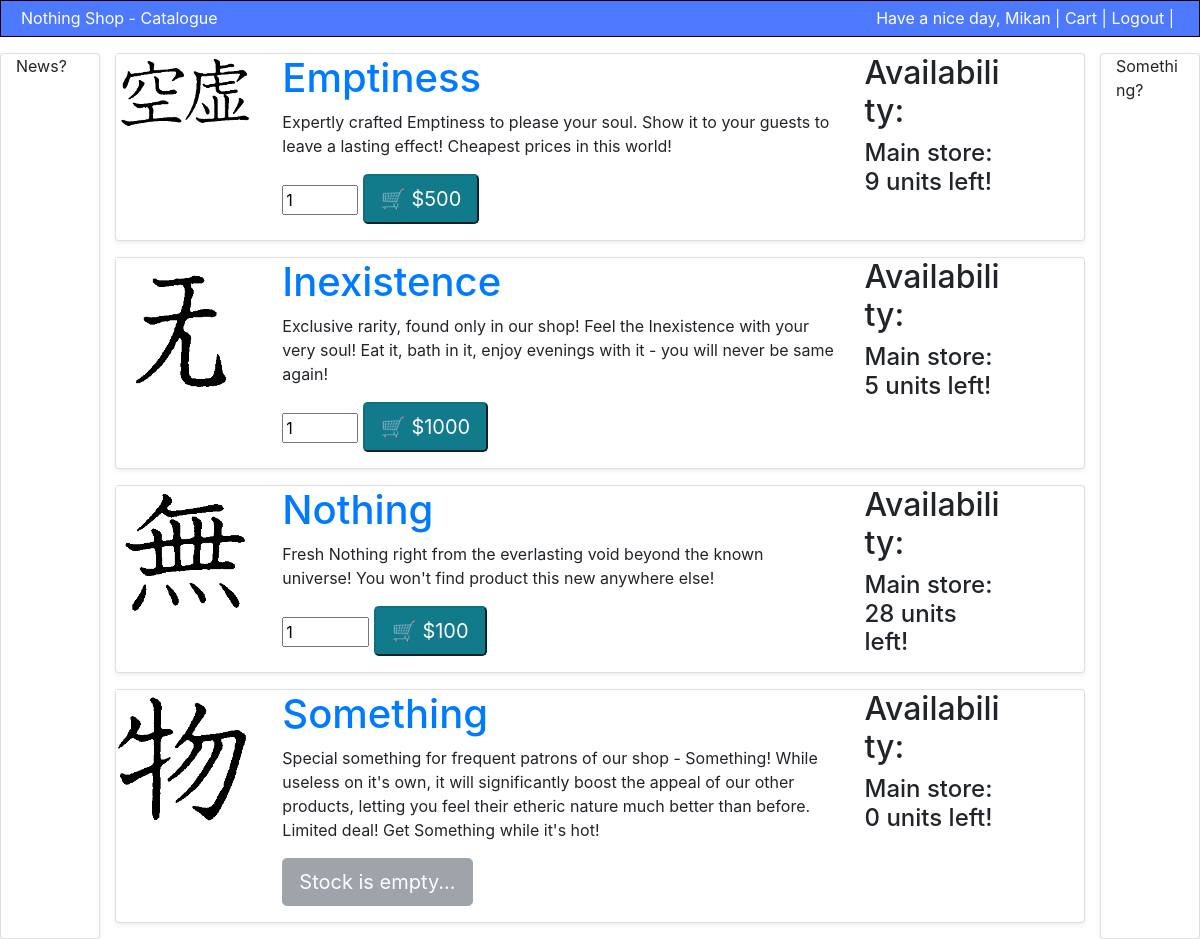
Screenshot of /shop_site/ (signed in) with the database file from the repository.
### shop_site/models.py (models this page shows, shortened)
class Merch(models.Model):
    name = models.CharField(max_length=100)
    price = models.CharField(max_length=100)
    quantity = models.IntegerField(default=0)
    desc = models.TextField(default="No description.")
    image = models.CharField(default="shop_site/images/no_image.png", max_length=100)

### shop_site/views.py (the view)
# urls.py: path('', views.index, name='index'),
def index(request):
    merch_list = Merch.objects.order_by('name')
    context = {'merch_list': merch_list}
    return render(request, 'shop_site/index.html', context)

### shop_site/templates/shop_site/index.html (shortened to what this page needs)
{% extends "shop_site/base.html" %}
{% load static %}
{% block main-body %}
	<div class="merch_list container-fluid mt-3">
		<div class="row">
			<div class="col-sm-1 card shadow-sm">News?</div>
			<div class="col-lg-10">
				{% if merch_list %}
					{% for merch in merch_list %}
					<div class="card mb-3 shadow-sm">
						<div class="row">
							<div class="col-lg-2">
								<img src="{% static merch.image %}" class="img-fluid mh-100 mw-100 mx-auto d-block" alt="{{ merch.name }}"/>
							</div>
							<div id="merch{{ merch.id }}" class="col-lg-7">
								<h1><a href="{% url 'detail' merch.id %}">{{ merch.name }}</a></h1>
								<p>{{ merch.desc }}</p>
								{% if merch.quantity > 0 %}
								<form action="{% url 'cart' %}" method="post">
									<input name="merchnum" type="number" value="1" min="1" max="{{ merch.quantity }}">
									<input name="buy" type="submit" value="&#x1f6d2; &#x24;{{ merch.price }}" class="btn-info btn-lg active mb-3"></input>
								</form>
								{% else %}
									<p><a href="#" class="btn btn-secondary btn-lg disabled">Stock is empty...</a></p>
								{% endif %}
							</div>
							<div class="col-lg-2">
								<h2>Availability:</h2>
								<h4>Main store: {{ merch.quantity }} units left!</h4>
							</div>
						</div>
					</div>
					{% endfor %}
				{% else %}
					<p>No merchandize available. Check back later!.</p>
				{% endif %}
			</div>
			<div class="col-sm-1 card shadow-sm">Something?</div>
		</div>
	</div>
{% endblock %}

### shop_site/templates/shop_site/base.html (shortened to what this page needs)
<!doctype html>
{% load static %}
<html>
	<head>
		<link rel="stylesheet" type="text/css" href="{% static 'shop_site/bootstrap/css/bootstrap.css' %}" />
		<link rel="stylesheet" type="text/css" href="{% static 'shop_site/shop.css' %}" />
	</head>
	<div class="user_panel container-fluid">
	{% if user.is_authenticated %}
	<div class="d-flex justify-content-between">
		<p>Nothing Shop - <a class="text-white" href="{% url 'index' %}">Catalogue</a></p>
		<p id="welcome-text">Have a nice day, {{ user.username }} | <a class="text-white" href="{% url 'cart' %}">Cart</a> | <a class="text-white" href="{% url 'logout' %}">Logout</a> |</p>
	</div>
	{% endif %}
	</div>
	{% block main-body %}{% endblock %}
</html>

### shop_site/static/shop_site/shop.css (style rules this page uses)
.user_panel { height: 4vh; min-height: 37px; color: white; background-color: #4d79ff; border-style: solid; border-width: 1px; border-color: black; }
.user_panel p { text-align: right; padding: 5px; padding-right: 10px; }

### rows the page displays
Merch: image (picture), name "Emptiness", desc "Expertly crafted Emptiness to please your soul. Show it to your guests to leave a lasting effect! Cheapest prices in this world!", buy "🛒 $500", quantity "9"
Merch: image (picture), name "Inexistence", desc "Exclusive rarity, found only in our shop! Feel the Inexistence with your very soul! Eat it, bath in it, enjoy evenings with it - you will never be same again!", buy "🛒 $1000", quantity "5"
Merch: image (picture), name "Nothing", desc "Fresh Nothing right from the everlasting void beyond the known universe! You won't find product this new anywhere else!", buy "🛒 $100", quantity "28"
Merch: image (picture), name "Something", desc "Special something for frequent patrons of our shop - Something! While useless on it's own, it will significantly boost the appeal of our other products, letting you feel their etheric nature much better than before. Limited deal! Get Something while it's hot!", shows "Stock is empty...", quantity "0"

### other values shown
{{ user.username }} "Mikan"
